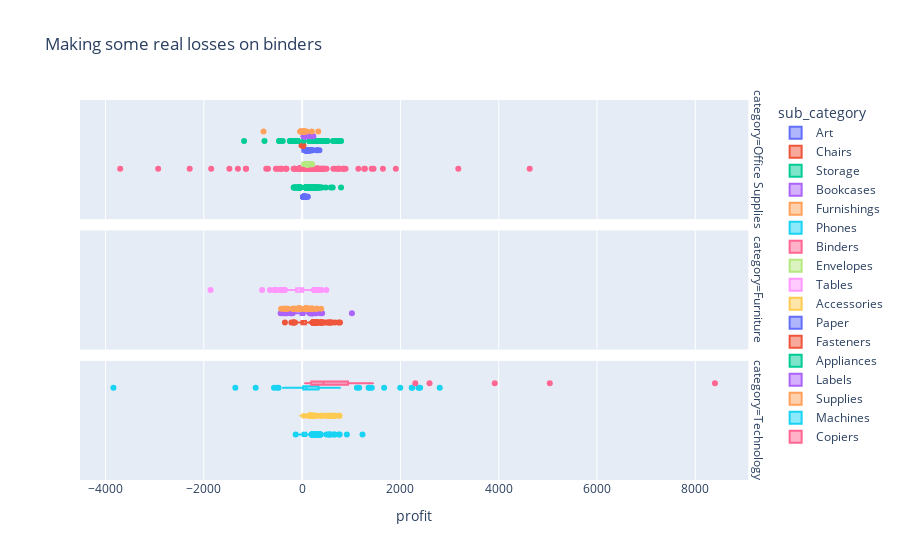

The notebook cell this image was saved under:
### Code cell
import plotly.express as px 

px.box(train, x='profit', color='sub_category', facet_row='category', height=600, title='Making some real losses on binders')

### Figure 1 — Plotly figure (JSON) as saved in the notebook; plotly's stock layout.template omitted (floating-point values rounded to 4 significant figures; data arrays with more than 128 entries replaced by an {"elided": "..."} marker saying what was removed)
{"data": [{"alignmentgroup": "True", "hovertemplate": "sub_category=Art<br>category=Office Supplies<br>profit=%{x}<extra></extra>", "legendgroup": "Art", "marker": {"color": "#636efa"}, "name": "Art", "notched": false, "offsetgroup": "Art", "orientation": "h", "showlegend": true, "type": "box", "x": {"elided": "574 float values"}, "x0": " ", "xaxis": "x3", "y0": " ", "yaxis": "y3"}, {"alignmentgroup": "True", "hovertemplate": "sub_category=Chairs<br>category=Furniture<br>profit=%{x}<extra></extra>", "legendgroup": "Chairs", "marker": {"color": "#EF553B"}, "name": "Chairs", "notched": false, "offsetgroup": "Chairs", "orientation": "h", "showlegend": true, "type": "box", "x": {"elided": "442 float values"}, "x0": " ", "xaxis": "x2", "y0": " ", "yaxis": "y2"}, {"alignmentgroup": "True", "hovertemplate": "sub_category=Storage<br>category=Office Supplies<br>profit=%{x}<extra></extra>", "legendgroup": "Storage", "marker": {"color": "#00cc96"}, "name": "Storage", "notched": false, "offsetgroup": "Storage", "orientation": "h", "showlegend": true, "type": "box", "x": {"elided": "611 float values"}, "x0": " ", "xaxis": "x3", "y0": " ", "yaxis": "y3"}, {"alignmentgroup": "True", "hovertemplate": "sub_category=Bookcases<br>category=Furniture<br>profit=%{x}<extra></extra>", "legendgroup": "Bookcases", "marker": {"color": "#ab63fa"}, "name": "Bookcases", "notched": false, "offsetgroup": "Bookcases", "orientation": "h", "showlegend": true, "type": "box", "x": {"elided": "172 float values"}, "x0": " ", "xaxis": "x2", "y0": " ", "yaxis": "y2"}, {"alignmentgroup": "True", "hovertemplate": "sub_category=Furnishings<br>category=Furniture<br>profit=%{x}<extra></extra>", "legendgroup": "Furnishings", "marker": {"color": "#FFA15A"}, "name": "Furnishings", "notched": false, "offsetgroup": "Furnishings", "orientation": "h", "showlegend": true, "type": "box", "x": {"elided": "664 float values"}, "x0": " ", "xaxis": "x2", "y0": " ", "yaxis": "y2"}, {"alignmentgroup": "True", "hovertemplate": "sub_category=Phones<br>category=Technology<br>profit=%{x}<extra></extra>", "legendgroup": "Phones", "marker": {"color": "#19d3f3"}, "name": "Phones", "notched": false, "offsetgroup": "Phones", "orientation": "h", "showlegend": true, "type": "box", "x": {"elided": "637 float values"}, "x0": " ", "xaxis": "x", "y0": " ", "yaxis": "y"}, {"alignmentgroup": "True", "hovertemplate": "sub_category=Binders<br>category=Office Supplies<br>profit=%{x}<extra></extra>", "legendgroup": "Binders", "marker": {"color": "#FF6692"}, "name": "Binders", "notched": false, "offsetgroup": "Binders", "orientation": "h", "showlegend": true, "type": "box", "x": {"elided": "1058 float values"}, "x0": " ", "xaxis": "x3", "y0": " ", "yaxis": "y3"}, {"alignmentgroup": "True", "hovertemplate": "sub_category=Envelopes<br>category=Office Supplies<br>profit=%{x}<extra></extra>", "legendgroup": "Envelopes", "marker": {"color": "#B6E880"}, "name": "Envelopes", "notched": false, "offsetgroup": "Envelopes", "orientation": "h", "showlegend": true, "type": "box", "x": {"elided": "189 float values"}, "x0": " ", "xaxis": "x3", "y0": " ", "yaxis": "y3"}, {"alignmentgroup": "True", "hovertemplate": "sub_category=Tables<br>category=Furniture<br>profit=%{x}<extra></extra>", "legendgroup": "Tables", "marker": {"color": "#FF97FF"}, "name": "Tables", "notched": false, "offsetgroup": "Tables", "orientation": "h", "showlegend": true, "type": "box", "x": {"elided": "230 float values"}, "x0": " ", "xaxis": "x2", "y0": " ", "yaxis": "y2"}, {"alignmentgroup": "True", "hovertemplate": "sub_category=Accessories<br>category=Technology<br>profit=%{x}<extra></extra>", "legendgroup": "Accessories", "marker": {"color": "#FECB52"}, "name": "Accessories", "notched": false, "offsetgroup": "Accessories", "orientation": "h", "showlegend": true, "type": "box", "x": {"elided": "550 float values"}, "x0": " ", "xaxis": "x", "y0": " ", "yaxis": "y"}, {"alignmentgroup": "True", "hovertemplate": "sub_category=Paper<br>category=Office Supplies<br>profit=%{x}<extra></extra>", "legendgroup": "Paper", "marker": {"color": "#636efa"}, "name": "Paper", "notched": false, "offsetgroup": "Paper", "orientation": "h", "showlegend": true, "type": "box", "x": {"elided": "1023 float values"}, "x0": " ", "xaxis": "x3", "y0": " ", "yaxis": "y3"}, {"alignmentgroup": "True", "hovertemplate": "sub_category=Fasteners<br>category=Office Supplies<br>profit=%{x}<extra></extra>", "legendgroup": "Fasteners", "marker": {"color": "#EF553B"}, "name": "Fasteners", "notched": false, "offsetgroup": "Fasteners", "orientation": "h", "showlegend": true, "type": "box", "x": {"elided": "152 float values"}, "x0": " ", "xaxis": "x3", "y0": " ", "yaxis": "y3"}, {"alignmentgroup": "True", "hovertemplate": "sub_category=Appliances<br>category=Office Supplies<br>profit=%{x}<extra></extra>", "legendgroup": "Appliances", "marker": {"color": "#00cc96"}, "name": "Appliances", "notched": false, "offsetgroup": "Appliances", "orientation": "h", "showlegend": true, "type": "box", "x": {"elided": "342 float values"}, "x0": " ", "xaxis": "x3", "y0": " ", "yaxis": "y3"}, {"alignmentgroup": "True", "hovertemplate": "sub_category=Labels<br>category=Office Supplies<br>profit=%{x}<extra></extra>", "legendgroup": "Labels", "marker": {"color": "#ab63fa"}, "name": "Labels", "notched": false, "offsetgroup": "Labels", "orientation": "h", "showlegend": true, "type": "box", "x": {"elided": "264 float values"}, "x0": " ", "xaxis": "x3", "y0": " ", "yaxis": "y3"}, {"alignmentgroup": "True", "hovertemplate": "sub_category=Supplies<br>category=Office Supplies<br>profit=%{x}<extra></extra>", "legendgroup": "Supplies", "marker": {"color": "#FFA15A"}, "name": "Supplies", "notched": false, "offsetgroup": "Supplies", "orientation": "h", "showlegend": true, "type": "box", "x": {"elided": "140 float values"}, "x0": " ", "xaxis": "x3", "y0": " ", "yaxis": "y3"}, {"alignmentgroup": "True", "hovertemplate": "sub_category=Machines<br>category=Technology<br>profit=%{x}<extra></extra>", "legendgroup": "Machines", "marker": {"color": "#19d3f3"}, "name": "Machines", "notched": false, "offsetgroup": "Machines", "orientation": "h", "showlegend": true, "type": "box", "x": [33.59, 140.0, -21.95, 77.22, -64.0, 2366.0, 1996.0, -27.83, -19.47, 137.3, 177.2, 32.3, 2229.0, 1417.0, 416.0, 8.999, 118.4, 156.0, 56.0, 225.6, 240.0, 296.1, -3840.0, 30.1, -121.3, 334.5, 360.0, 288.0, 179.7, 35.62, 503.6, 22.65, 44.87, 2401.0, 33.59, -572.0, 36.18, 1352.0, -1360.0, 1372.0, -252.0, -480.0, 80.99, 1160.0, -945.0, 1115.0, -252.0, 648.6, 97.19, 2800.0, 53.27, 49.76, -264.0, 364.5, -97.72, 223.1, 216.0, 116.2, 216.0, 90.29, 377.7, 24.12, -79.91, -510.0, -387.0, -199.8, 286.7, 24.29, 2240.0, 1668.0, 767.2, 39.0, 190.1, 41.88, 43.2, 38.61, 31.01, 269.3], "x0": " ", "xaxis": "x", "y0": " ", "yaxis": "y"}, {"alignmentgroup": "True", "hovertemplate": "sub_category=Copiers<br>category=Technology<br>profit=%{x}<extra></extra>", "legendgroup": "Copiers", "marker": {"color": "#FF6692"}, "name": "Copiers", "notched": false, "offsetgroup": "Copiers", "orientation": "h", "showlegend": true, "type": "box", "x": [450.0, 945.0, 60.0, 108.0, 60.0, 250.0, 375.0, 945.0, 1050.0, 435.0, 175.0, 3920.0, 162.0, 275.0, 1015.0, 234.0, 8400.0, 1440.0, 330.0, 875.0, 378.0, 216.0, 60.0, 1380.0, 225.0, 336.0, 135.0, 162.0, 330.0, 120.0, 840.0, 435.0, 2303.0, 165.0, 468.0, 630.0, 1008.0, 336.0, 570.0, 486.0, 90.0, 900.0, 5040.0, 625.0, 752.0, 90.0, 2592.0], "x0": " ", "xaxis": "x", "y0": " ", "yaxis": "y"}], "layout": {"annotations": [{"font": {}, "showarrow": false, "text": "category=Technology", "textangle": 90, "x": 0.98, "xanchor": "left", "xref": "paper", "y": 0.1567, "yanchor": "middle", "yref": "paper"}, {"font": {}, "showarrow": false, "text": "category=Furniture", "textangle": 90, "x": 0.98, "xanchor": "left", "xref": "paper", "y": 0.5, "yanchor": "middle", "yref": "paper"}, {"font": {}, "showarrow": false, "text": "category=Office Supplies", "textangle": 90, "x": 0.98, "xanchor": "left", "xref": "paper", "y": 0.8433, "yanchor": "middle", "yref": "paper"}], "autosize": true, "boxmode": "group", "legend": {"title": {"text": "sub_category"}, "tracegroupgap": 0}, "title": {"text": "Making some real losses on binders"}, "xaxis": {"anchor": "y", "autorange": true, "domain": [0, 0.98], "range": [-4520.0, 9080.0], "title": {"text": "profit"}, "type": "linear"}, "xaxis2": {"anchor": "y2", "autorange": true, "domain": [0, 0.98], "matches": "x", "range": [-4520.0, 9080.0], "showticklabels": false, "type": "linear"}, "xaxis3": {"anchor": "y3", "autorange": true, "domain": [0, 0.98], "matches": "x", "range": [-4520.0, 9080.0], "showticklabels": false, "type": "linear"}, "yaxis": {"anchor": "x", "autorange": true, "domain": [0, 0.3133], "range": [-0.5239, 0.5239], "type": "category"}, "yaxis2": {"anchor": "x2", "autorange": true, "domain": [0.3433, 0.6567], "matches": "y", "range": [-0.5239, 0.5239], "type": "category"}, "yaxis3": {"anchor": "x3", "autorange": true, "domain": [0.6867, 1.0], "matches": "y", "range": [-0.5239, 0.5239], "type": "category"}}}
